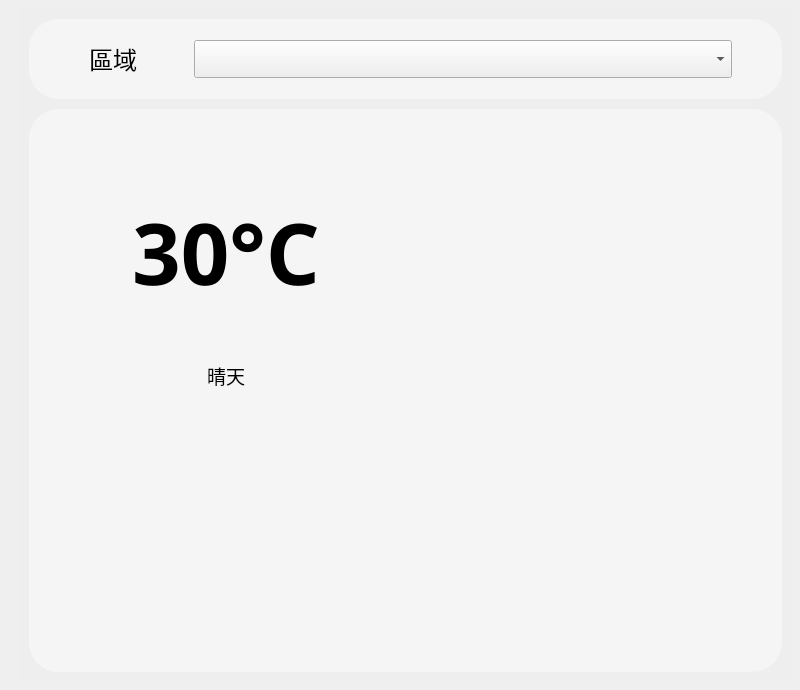
      <widget class="QWidget" name="page_3">
       <widget class="QFrame" name="frame6_3">
        <property name="geometry">
         <rect>
          <x>20</x>
          <y>10</y>
          <width>771</width>
          <height>671</height>
         </rect>
        </property>
        <property name="styleSheet">
         <string notr="true">#frame6_3
{
	background-color: rgba(238, 238 ,238 ,0.8);
}
QGroupBox
{
	background-color:rgb(245, 245, 245);
	border:0px solid red;
	border-radius:30px
}</string>
        </property>
        <layout class="QVBoxLayout" name="verticalLayout_9">
         <property name="spacing">
          <number>10</number>
         </property>
         <item>
          <widget class="QGroupBox" name="horizontalGroupBox_2">
           <property name="sizePolicy">
            <sizepolicy hsizetype="Preferred" vsizetype="Preferred">
             <horstretch>0</horstretch>
             <verstretch>1</verstretch>
            </sizepolicy>
           </property>
           <layout class="QHBoxLayout" name="horizontalLayout_12">
            <property name="rightMargin">
             <number>50</number>
            </property>
            <item>
             <widget class="QLabel" name="label">
              <property name="sizePolicy">
               <sizepolicy hsizetype="Fixed" vsizetype="Preferred">
                <horstretch>0</horstretch>
                <verstretch>0</verstretch>
               </sizepolicy>
              </property>
              <property name="minimumSize">
               <size>
                <width>150</width>
                <height>0</height>
               </size>
              </property>
              <property name="font">
               <font>
                <family>Agency FB</family>
                <pointsize>18</pointsize>
                <weight>50</weight>
                <bold>false</bold>
               </font>
              </property>
              <property name="text">
               <string>區域</string>
              </property>
              <property name="alignment">
               <set>Qt::AlignCenter</set>
              </property>
             </widget>
            </item>
            <item>
             <widget class="QComboBox" name="comboBox_city">
              <property name="minimumSize">
               <size>
                <width>0</width>
                <height>30</height>
               </size>
              </property>
              <property name="font">
               <font>
                <family>Agency FB</family>
                <pointsize>16</pointsize>
               </font>
              </property>
              <property name="toolTipDuration">
               <number>-1</number>
              </property>
             </widget>
            </item>
           </layout>
          </widget>
         </item>
         <item>
          <widget class="QGroupBox" name="horizontalGroupBox">
           <property name="sizePolicy">
            <sizepolicy hsizetype="Preferred" vsizetype="Preferred">
             <horstretch>0</horstretch>
             <verstretch>7</verstretch>
            </sizepolicy>
           </property>
           <layout class="QVBoxLayout" name="verticalLayout_10">
            <property name="spacing">
             <number>0</number>
            </property>
            <property name="leftMargin">
             <number>30</number>
            </property>
            <property name="topMargin">
             <number>30</number>
            </property>
            <property name="rightMargin">
             <number>30</number>
            </property>
            <property name="bottomMargin">
             <number>30</number>
            </property>
            <item>
             <widget class="QFrame" name="horizontalFrame">
              <property name="sizePolicy">
               <sizepolicy hsizetype="Preferred" vsizetype="Preferred">
                <horstretch>0</horstretch>
                <verstretch>2</verstretch>
               </sizepolicy>
              </property>
              <property name="styleSheet">
               <string notr="true">
	border-radius:px</string>
              </property>
              <layout class="QHBoxLayout" name="horizontalLayout_18">
               <property name="spacing">
                <number>45</number>
               </property>
               <property name="leftMargin">
                <number>15</number>
               </property>
               <property name="topMargin">
                <number>0</number>
               </property>
               <property name="rightMargin">
                <number>25</number>
               </property>
               <property name="bottomMargin">
                <number>0</number>
               </property>
               <item>
                <layout class="QVBoxLayout" name="verticalLayout_12">
                 <property name="topMargin">
                  <number>55</number>
                 </property>
                 <item>
                  <widget class="QLabel" name="temperature">
                   <property name="sizePolicy">
                    <sizepolicy hsizetype="Preferred" vsizetype="Preferred">
                     <horstretch>0</horstretch>
                     <verstretch>5</verstretch>
                    </sizepolicy>
                   </property>
                   <property name="font">
                    <font>
                     <family>微軟正黑體</family>
                     <pointsize>64</pointsize>
                     <weight>75</weight>
                     <bold>true</bold>
                    </font>
                   </property>
                   <property name="styleSheet">
                    <string notr="true"/>
                   </property>
                   <property name="text">
                    <string>30°C</string>
                   </property>
                   <property name="alignment">
                    <set>Qt::AlignCenter</set>
                   </property>
                  </widget>
                 </item>
                 <item>
                  <widget class="QLabel" name="weather">
                   <property name="sizePolicy">
                    <sizepolicy hsizetype="Preferred" vsizetype="Preferred">
                     <horstretch>0</horstretch>
                     <verstretch>1</verstretch>
                    </sizepolicy>
                   </property>
                   <property name="minimumSize">
                    <size>
                     <width>0</width>
                     <height>40</height>
                    </size>
                   </property>
                   <property name="font">
                    <font>
                     <family>微軟正黑體</family>
                     <pointsize>14</pointsize>
                    </font>
                   </property>
                   <property name="text">
                    <string>晴天</string>
                   </property>
                   <property name="alignment">
                    <set>Qt::AlignCenter</set>
                   </property>
                  </widget>
                 </item>
                </layout>
               </item>
               <item>
                <widget class="QLabel" name="weather_icon">
                 <property name="sizePolicy">
                  <sizepolicy hsizetype="Minimum" vsizetype="Preferred">
                   <horstretch>0</horstretch>
                   <verstretch>0</verstretch>
                  </sizepolicy>
                 </property>
                 <property name="styleSheet">
                  <string notr="true"/>
                 </property>
                 <property name="text">
                  <string/>
                 </property>
                </widget>
               </item>
              </layout>
             </widget>
            </item>
            <item>
             <widget class="QWidget" name="chart" native="true">
              <property name="sizePolicy">
               <sizepolicy hsizetype="Preferred" vsizetype="Preferred">
                <horstretch>0</horstretch>
                <verstretch>3</verstretch>
               </sizepolicy>
              </property>
             </widget>
            </item>
           </layout>
          </widget>
         </item>
        </layout>
       </widget>
      </widget>
